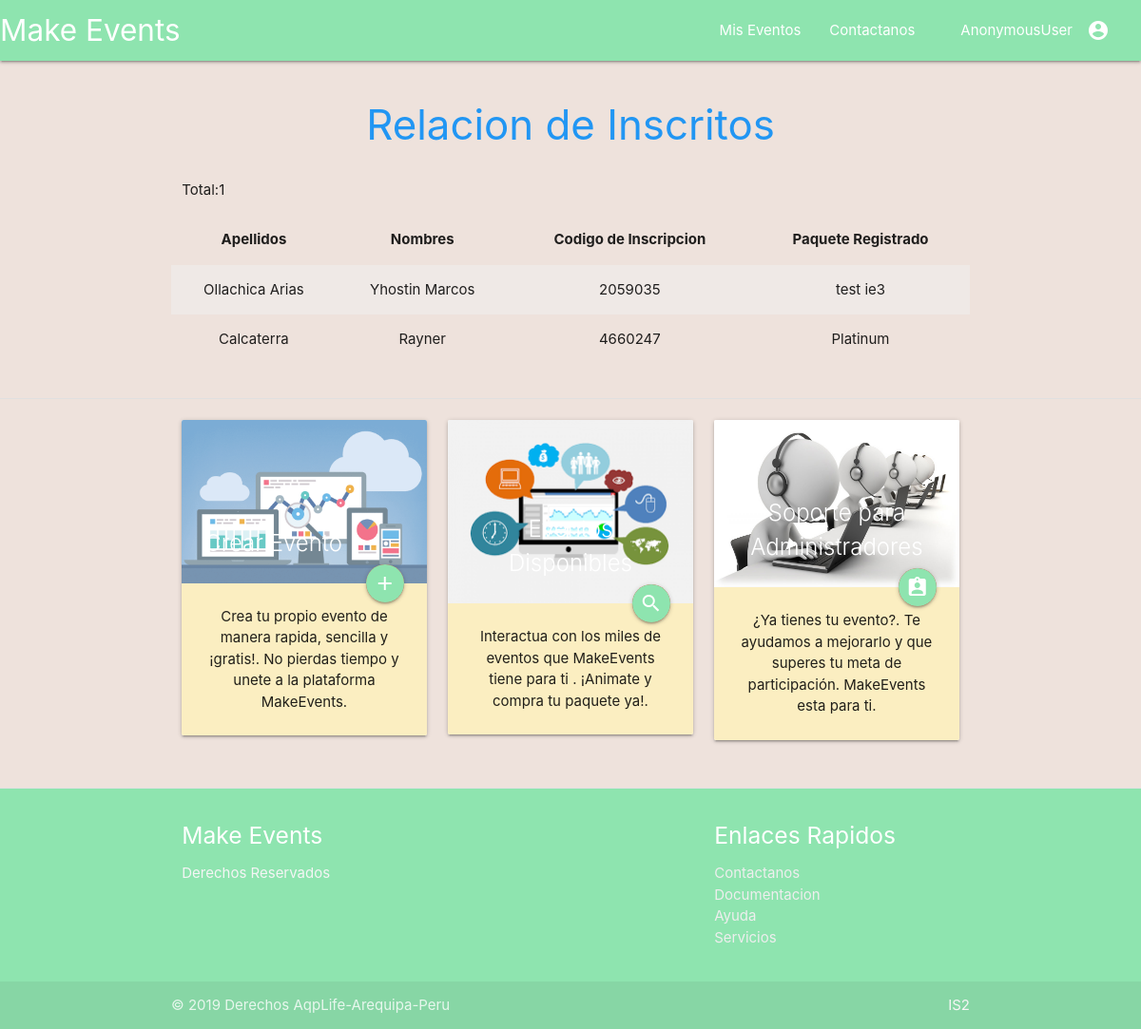
Screenshot of /eventos/2/gestionar_inscrito with the database file from the repository.
### eventos/models.py (models this page shows, shortened)
class Inscrito(models.Model):
	inscripcion_opciones=[
		(False,'Pre-Inscrito'),
		(True,'Inscrito'),
	]
	profile 			=models.ForeignKey(Profile,on_delete=models.CASCADE)
	evento 				=models.ForeignKey(Evento,on_delete=models.CASCADE)
	paquete				=models.ForeignKey(Paquete,on_delete=models.CASCADE)
	codigo_inscripcion	=models.IntegerField(default=random.randint(1000000,5000000))
	estado_inscripcion 	=models.BooleanField(choices=inscripcion_opciones,default=False)

class Profile(models.Model):
	user 				= models.OneToOneField(User, on_delete=models.CASCADE)
	tipo_idenficacion	= models.CharField(max_length=30)
	identificacion		= models.IntegerField(default=0)

class Paquete(models.Model):
	evento 				=models.ForeignKey(Evento,on_delete=models.CASCADE)
	nombre 				=models.CharField(max_length=30)
	descripcion			=models.CharField(max_length=100)
	costo				=models.FloatField(default=0)
	actividad 			=models.ManyToManyField(Actividad)
	def __str__(self):
		return self.nombre

### eventos/views_modulo_configuracion.py (the view, shortened to what this page needs)
# urls.py: path('<int:evento_id>/gestionar_inscrito',views.Gestionar_InscritoDetailView.as_view(),name='gestionar_inscrito'),
class Gestionar_InscritoDetailView(DetailView):
    template_name       ='eventos/gestionar_inscrito.html'
    context             ={
    }
    def get(self, request, *args, **kwargs):
        evento                      =   Evento.objects.get(pk=self.kwargs.get("evento_id"))
        self.context['evento']      =   evento
        inscrito                    =   Inscrito.objects.filter(evento=evento.id,estado_inscripcion=True).count()
        self.context['inscrito']    =   inscrito
        return render(request,self.template_name,self.context)

### eventos/templates/eventos/gestionar_inscrito.html (shortened to what this page needs)
{%extends 'eventos/index.html'%}
{% load static %}
{%block section_1%}
	<div class="container row section">
		<div class="col s12 blue-text center-align">
			<h3>Relacion de Inscritos</h3>
		</div>
		<div class="col s4">
			<p>Total:{{inscrito}}</p>
		</div>
		<table class="centered striped">
			<thead>
				<tr>
					<th>Apellidos</th>
					<th>Nombres</th>
					<th>Codigo de Inscripcion</th>
					<th>Paquete Registrado</th>
				</tr>
			</thead>
			<tbody>
				{%for inscrito in evento.inscrito_set.all%}
					{%if not inscrito.estado_inscripcion%}
					<tr>
						<td>{{inscrito.profile.user.last_name}}</td>
						<td>{{inscrito.profile.user.first_name}}</td>
						<td>{{inscrito.codigo_inscripcion}}</td>
						<td>{{inscrito.paquete}}</td>
					{%endif%}
					</tr>
				{%endfor%}
			</tbody>
		</table>
	</div>
{%endblock%}

### eventos/static/eventos/style.css (style rules this page uses)
body { background-color: #eee2DC; }

### rows the page displays
Inscrito: profile.user.last_name "Ollachica Arias", profile.user.first_name "Yhostin Marcos", codigo_inscripcion "2059035", paquete "test ie3"
Inscrito: profile.user.last_name "Calcaterra", profile.user.first_name "Rayner", codigo_inscripcion "4660247", paquete "Platinum"

### other values shown
{{ user }} "AnonymousUser"
{{ inscrito }} "1"
